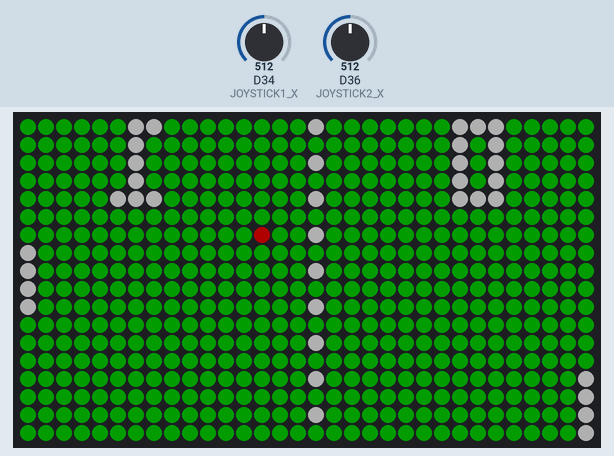
Recording of a sketch running on a simulated Arduino Due. Shown: 32×18 RGB LED matrix (first LED top left, wired row by row). The inputs (shaded band) are chosen by the test bench; at power-on: D34 (JOYSTICK1_X) = 512, D36 (JOYSTICK2_X) = 512 (analog values on the 0–1023 scale). Dim RGB values are drawn brighter than linear; what the sketch prints to the serial monitor is not drawn.

Above: at 2.27 s.
2.3 s: D34 (JOYSTICK1_X) set to 900
At 2.89 s:
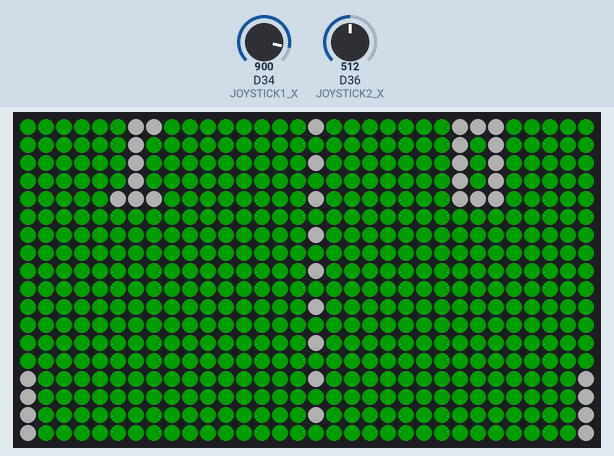
4.0 s: D36 (JOYSTICK2_X) set to 122
At 4.07 s:
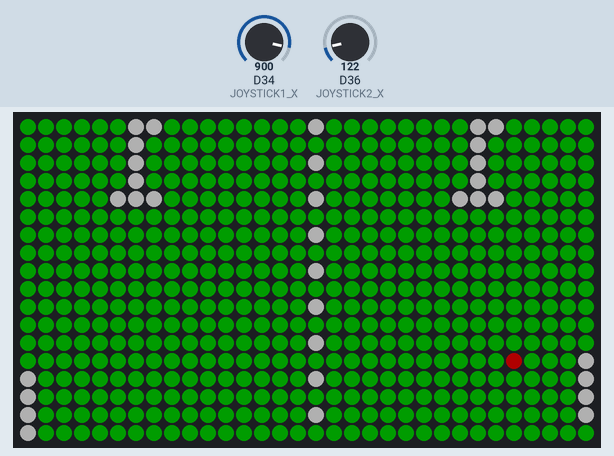
5.5 s: D36 (JOYSTICK2_X) set to 510
At 5.56 s:
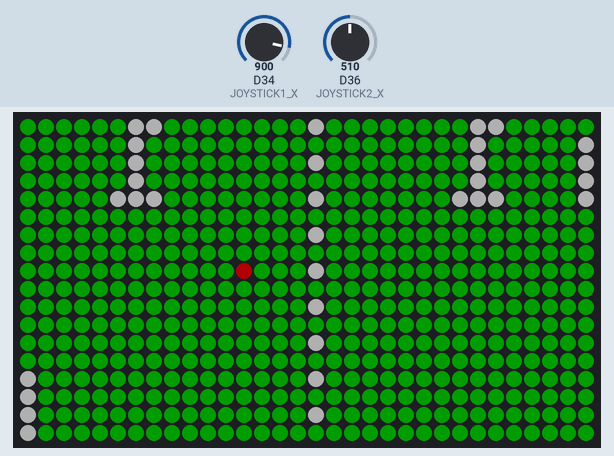
7.0 s: D34 (JOYSTICK1_X) set to 122
At 7.04 s:
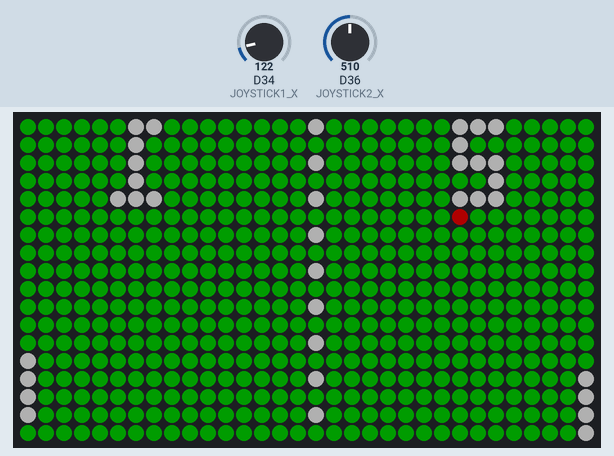
8.5 s: D36 (JOYSTICK2_X) set to 0
At 8.53 s:
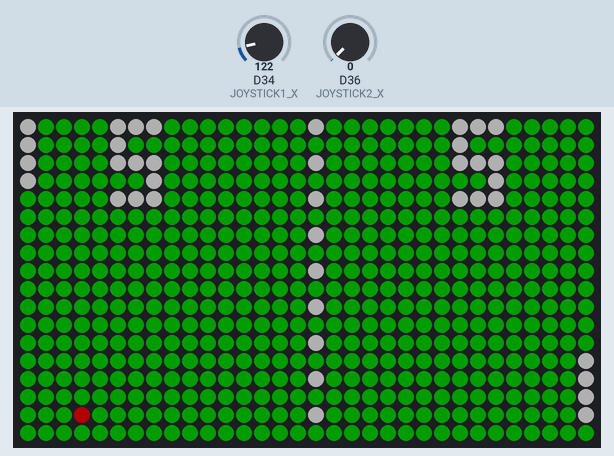
10.0 s: D34 (JOYSTICK1_X) set to 1010
At 10.01 s:
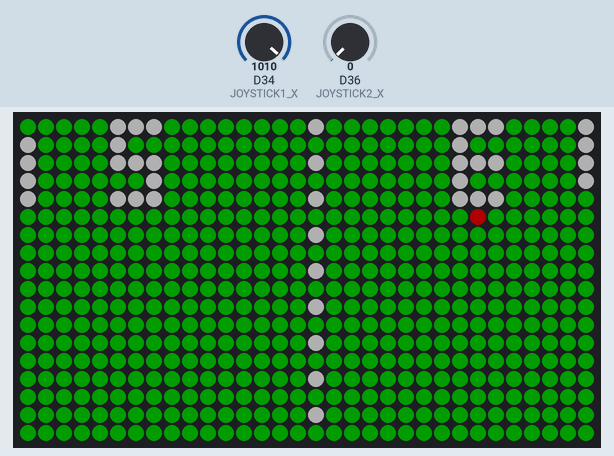

The sketch:

Pingpong.ino
```cpp
#include <FastLED.h>

// Matrix Config
#define MATRIX_WIDTH 32
#define MATRIX_HEIGHT 18
#define NUM_LEDS (MATRIX_WIDTH * MATRIX_HEIGHT)
#define LED_PIN 4

#define LED_TYPE WS2812B
#define COLOR_ORDER GRB

CRGB leds[NUM_LEDS];

// Joystick pins
#define JOYSTICK1_X 34
#define JOYSTICK2_X 36

// Game state
int paddle1_y = MATRIX_HEIGHT / 2 - 2;
int paddle2_y = MATRIX_HEIGHT / 2 - 2;
const int paddle_height = 4;
int ball_x = MATRIX_WIDTH / 2;
int ball_y = MATRIX_HEIGHT / 2;
int ball_dx = 1, ball_dy = 1;
int score1 = 0, score2 = 0;
bool gameOver = false;
int winningScore = 9;

// Map 2D to 1D serpentine
int XY(int x, int y) {
  if (y % 2 == 0)
    return y * MATRIX_WIDTH + x;
  else
    return y * MATRIX_WIDTH + (MATRIX_WIDTH - 1 - x);
}

// Fixed bit patterns for digits - reading from left to right (as we see them)
const byte digits[10][5] = {
  {0b111, 0b101, 0b101, 0b101, 0b111},  // 0
  {0b110, 0b010, 0b010, 0b010, 0b111},  // 1
  {0b111, 0b001, 0b111, 0b100, 0b111},  // 2
  {0b111, 0b001, 0b111, 0b001, 0b111},  // 3
  {0b101, 0b101, 0b111, 0b001, 0b001},  // 4
  {0b111, 0b100, 0b111, 0b001, 0b111},  // 5
  {0b111, 0b100, 0b111, 0b101, 0b111},  // 6
  {0b111, 0b001, 0b001, 0b001, 0b001},  // 7
  {0b111, 0b101, 0b111, 0b101, 0b111},  // 8
  {0b111, 0b101, 0b111, 0b001, 0b111}   // 9
};

// Fixed 'W' and 'L' letters (3x5 font)
const byte letterW[5] = {0b101, 0b101, 0b101, 0b111, 0b101};  // W
const byte letterL[5] = {0b100, 0b100, 0b100, 0b100, 0b111};  // L

// Helper function to reverse bit patterns for proper display
byte reverseBits(byte b) {
  byte result = 0;
  for (int i = 0; i < 3; i++) {
    result = (result << 1) | (b & 1);
    b >>= 1;
  }
  return result;
}

void drawDigit(int digit, int x, int y, CRGB color) {
  if (digit < 0 || digit > 9) return;
  for (int row = 0; row < 5; row++) {
    byte line = digits[digit][row];
    for (int col = 0; col < 3; col++) {
      if (line & (1 << col)) {  // Changed to read from right to left
        leds[XY(x + col, y + row)] = color;
      }
    }
  }
}

void drawLetter(const byte* letter, int x, int y, CRGB color) {
  for (int row = 0; row < 5; row++) {
    byte line = letter[row];
    for (int col = 0; col < 3; col++) {
      if (line & (1 << col)) {  // Changed to read from right to left
        leds[XY(x + col, y + row)] = color;
      }
    }
  }
}

void drawPaddle(int x, int y) {
  for (int i = 0; i < paddle_height; i++) {
    if (y + i >= 0 && y + i < MATRIX_HEIGHT) {
      leds[XY(x, y + i)] = CRGB::White;
    }
  }
}

void drawBall(int x, int y) {
  if (x >= 0 && x < MATRIX_WIDTH && y >= 0 && y < MATRIX_HEIGHT)
    leds[XY(x, y)] = CRGB::Red;
}

void drawMiddleLine() {
  for (int y = 0; y < MATRIX_HEIGHT; y += 2) {
    leds[XY(MATRIX_WIDTH / 2, y)] = CRGB::White;
  }
}

void updatePaddles() {
  if (gameOver) return;  // Don't update paddles if game is over

  int joy1 = analogRead(JOYSTICK1_X);
  int joy2 = analogRead(JOYSTICK2_X);

  // Paddle 1 control (joystick 1)
  if (joy1 < 1000) paddle1_y = max(0, paddle1_y - 1);
  if (joy1 > 3000) paddle1_y = min(MATRIX_HEIGHT - paddle_height, paddle1_y + 1);

  // Paddle 2 control (joystick 2)
  if (joy2 < 500) paddle2_y = max(0, paddle2_y - 1);
  if (joy2 > 1500) paddle2_y = min(MATRIX_HEIGHT - paddle_height, paddle2_y + 1);
}

void updateBall() {
  if (gameOver) return;  // Don't update ball if game is over

  int next_x = ball_x + ball_dx;
  int next_y = ball_y + ball_dy;

  // Bounce top/bottom
  if (next_y <= 0 || next_y >= MATRIX_HEIGHT - 1) ball_dy *= -1;

  // Bounce off paddles
  if (next_x == 1 && next_y >= paddle1_y && next_y < paddle1_y + paddle_height) ball_dx *= -1;
  if (next_x == MATRIX_WIDTH - 2 && next_y >= paddle2_y && next_y < paddle2_y + paddle_height) ball_dx *= -1;

  // Score
  if (next_x <= 0) {
    score2 = min(score2 + 1, winningScore);
    ball_x = MATRIX_WIDTH / 2; ball_dx = 1;

    // Check for win
    if (score2 >= winningScore) {
      gameOver = true;
    }
  }
  if (next_x >= MATRIX_WIDTH - 1) {
    score1 = min(score1 + 1, winningScore);
    ball_x = MATRIX_WIDTH / 2; ball_dx = -1;

    // Check for win
    if (score1 >= winningScore) {
      gameOver = true;
    }
  }

  ball_x += ball_dx;
  ball_y += ball_dy;
}

void renderGame() {
  fill_solid(leds, NUM_LEDS, CRGB::Green);  // Green background
  drawPaddle(0, paddle1_y);
  drawPaddle(MATRIX_WIDTH - 1, paddle2_y);
  drawBall(ball_x, ball_y);
  drawMiddleLine();

  // Scoreboard
  if (gameOver) {
    // Game is over, show winner (W) and loser (L)
    if (score1 >= winningScore) {
      drawLetter(letterW, 5, 0, CRGB::White);      // Left player wins
      drawLetter(letterL, MATRIX_WIDTH - 8, 0, CRGB::White); // Right player loses
    } else {
      drawLetter(letterL, 5, 0, CRGB::White);      // Left player loses
      drawLetter(letterW, MATRIX_WIDTH - 8, 0, CRGB::White); // Right player wins
    }
  } else {
    // Game in progress, show scores
    drawDigit(score1, 5, 0, CRGB::White);          // Left score
    drawDigit(score2, MATRIX_WIDTH - 8, 0, CRGB::White); // Right score
  }

  FastLED.show();
}

void resetGame() {
  // Reset game state
  score1 = 0;
  score2 = 0;
  paddle1_y = MATRIX_HEIGHT / 2 - 2;
  paddle2_y = MATRIX_HEIGHT / 2 - 2;
  ball_x = MATRIX_WIDTH / 2;
  ball_y = MATRIX_HEIGHT / 2;
  ball_dx = 1;
  ball_dy = 1;
  gameOver = false;
}

void setup() {
  Serial.begin(115200);
  delay(1000);

  Serial.println("\n\n----- LED Ping Pong Game -----");

  pinMode(JOYSTICK1_X, INPUT);
  pinMode(JOYSTICK2_X, INPUT);

  // Set analog read resolution
  analogReadResolution(12);  // 12-bit resolution (0-4095)

  // Initialize LED strip
  FastLED.addLeds<LED_TYPE, LED_PIN, COLOR_ORDER>(leds, NUM_LEDS).setCorrection(TypicalLEDStrip);

  // Reduced brightness to 20% (51/255) for eye comfort
  FastLED.setBrightness(55);

  Serial.println("Initial joystick readings:");
  Serial.println("JOY1: " + String(analogRead(JOYSTICK1_X)));
  Serial.println("JOY2: " + String(analogRead(JOYSTICK2_X)));

  FastLED.clear();
  FastLED.show();
}

void loop() {
  // Check if we should reset the game (both joysticks pushed fully)
  if (gameOver) {
    int joy1 = analogRead(JOYSTICK1_X);
    int joy2 = analogRead(JOYSTICK2_X);

    // If both joysticks are pushed, reset the game
    if (joy1 > 3500 && joy2 > 1500) {
      resetGame();
      delay(500); // Avoid immediate re-triggering
    }
  }

  updatePaddles();
  updateBall();
  renderGame();
  delay(60);  // Game speed
}
```
